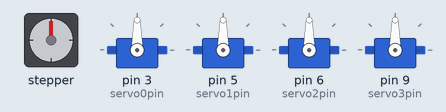
Simulated run of this sketch. Board: Arduino Uno, built with avr-gcc and run on an emulated ATmega328P. On the bench: stepper motor, 4 × servo. Wiring (inferred from the names in the program): stepper motor (2048 steps per turn assumed): coils pin 10, pin 11, pin 12, pin 13. What the sketch prints to the serial monitor is not drawn.

Above: at 0.1 s.
At 1.6 s:
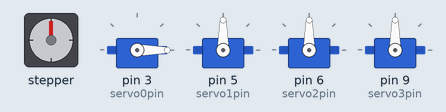
Timing chart, 0 to 3.1 s (numbered marks = the images above):
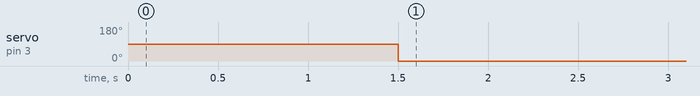

The sketch:

manualServoCtrl.ino
```cpp
/* manualServoCtrl.ino
 *
 * Author:
 * Kirk Boyd
 *
 *
 * Description:
 * This is just a debug sketch to run on the DFRobot Romeo board which controls
 * the LeArm. It allows manual control of the servos in the arm just for positioning
 * and testing. This uses an old control scheme, however and is probably no longer useful.
 */

#include <Servo.h>
#include <Ramp.h>
#define servo0pin 3
#define servo1pin 5
#define servo2pin 6
#define servo3pin 9
#define relay1 10
#define relay2 11
#define relay3 12
#define relay4 13

// create servo objects
Servo servo0;
Servo servo1;
Servo servo2;
Servo servo3;

// stepping variables
int step0;
int step1;
int step2;
int step3;
int pos0;
int pos1;
int pos2;
int pos3;
int gol0;
int gol1;
int gol2;
int gol3;
int d0;
int d1;
int d2;
int d3;
int servo3level;

int getCup[] = {0,40,180,40}; // array to store a good
// position for receiving the cup from the user. Also deprecated.

long t = 2500; // time for each motion to be completed
int dT = 50; // time step
int N; // = 50; //t/dT;
int pos = 0;    // variable to store the servo position

void setup() {
  Serial.begin(9600);
  pinMode(relay1,OUTPUT);
  pinMode(relay2,OUTPUT);
  pinMode(relay3,OUTPUT);
  pinMode(relay4,OUTPUT);
  servo0.attach(servo0pin);
  servo1.attach(servo1pin);
  servo2.attach(servo2pin);
  servo3.attach(servo3pin);
  digitalWrite(relay1,LOW);
  digitalWrite(relay2,LOW);
  digitalWrite(relay3,LOW);
  digitalWrite(relay4,LOW);
  home();
  Serial.println("Home");
  delay(1500);
}


void loop() {
  servo0.write(0);
//  delay(2000);
}

void moveLvl(int gol0, int gol1, int gol2, int gol3){
  // this program i
  N = t/dT;
  pos0 = servo0.read(); //90;
  pos1 = servo1.read(); //90;
  pos2 = servo2.read(); //90;
  pos3 = servo3.read(); //90;
  d0 = gol0 - pos0;
  d1 = gol1 - pos1;
  d2 = gol2 - pos2;
  d3 = gol3 - pos3;
  step0 = d0/N;
  step1 = d1/N;
  step2 = d2/N;
  step3 = d3/N;
    for (int i=0; i<N; i++){
      servo0.write(i*step0 + pos0);
      servo3level = (i*step1+pos1) + (180 - (i*step2+pos2));
      servo3.write(servo3level);
      servo1.write(i*step1 + pos1);
      servo2.write(i*step2 + pos2);
      delay(dT);
    }
}

void sweep(int goal){
  // this function is an adaptation of the Arduino Servo.h library example "sweep".
  // it just runs through every position on every servo in a loop.
    for (pos = 0; pos <= goal; pos += 1) { // goes from 0 degrees to 180deg in steps of 1deg
    servo0.write(pos);  // tell servo to go to position in variable 'pos'
    servo1.write(pos);
    servo2.write(pos);
    servo3.write(pos);
    delay(2);
    }// waits 15 ms for the servo to reach the position
}

void printServos(){
  // this was for very early debugging to read the pots in the servos.
  // it was not very reliable so this function is probably not worth using.
//      Serial.print("joint0 desired: ");
//      Serial.print(i*step0 + pos0);
//      Serial.print("\t | joint1 desired: ");
//      Serial.print(i*step1 + pos1);
//      Serial.print("\t | joint2 desired: ");
//      Serial.print(i*step2 + pos2);
//      Serial.print("\t | joint3 desired: ");
//      Serial.println(servo3level);
      Serial.print("joint0 reading: ");
      Serial.print(servo0.read());
      Serial.print("\t | joint1 reading: ");
      Serial.print(servo1.read());
      Serial.print("\t | joint2 reading: ");
      Serial.print(servo2.read());
      Serial.print("\t | joint3 reading: ");
      Serial.println(servo3.read());
}
```

poses.ino
```cpp
void home(){
  servo0.write(90);
  servo1.write(90);
  servo2.write(90);
  servo3.write(90);
}
void getCup_max_ext(){
  servo0.write(0);
  servo1.write(0);
  servo2.write(90);
  servo3.write(90);
}
void getCup_cute(){
  servo0.write(0);
  servo1.write(40);
  servo2.write(180);
  servo3.write(40);
}
void pulled_up_cntrd(){
  servo0.write(90);
  servo1.write(135);
  servo2.write(135);
  servo3.write(175);
}
void fill_max_ext(){
  servo0.write(180);
  servo1.write(0);
  servo2.write(90);
  servo3.write(90);
}
void fill_cute(){
  servo0.write(180);
  servo1.write(40);
  servo2.write(180);
  servo3.write(40);
}
```

Measured:
- by itself, servo on pin 3 (servo0pin): 90° → 0° at 1.5 s
